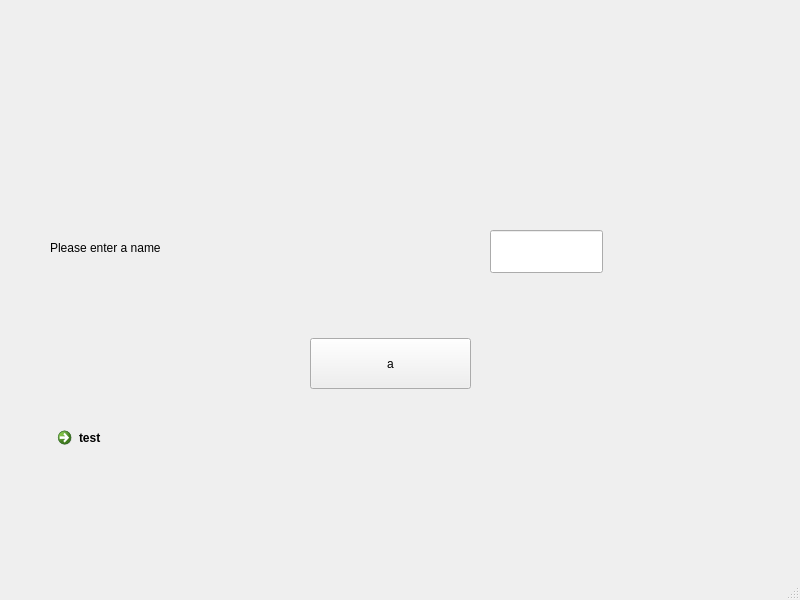
<?xml version="1.0" encoding="UTF-8"?>
<ui version="4.0">
 <class>MainWindow</class>
 <widget class="QMainWindow" name="MainWindow">
  <property name="geometry">
   <rect>
    <x>0</x>
    <y>0</y>
    <width>800</width>
    <height>600</height>
   </rect>
  </property>
  <property name="windowTitle">
   <string>ToolBox</string>
  </property>
  <widget class="QWidget" name="centralwidget">
   <widget class="QPushButton" name="checkNameBtn">
    <property name="geometry">
     <rect>
      <x>310</x>
      <y>338</y>
      <width>161</width>
      <height>51</height>
     </rect>
    </property>
    <property name="text">
     <string>a</string>
    </property>
   </widget>
   <widget class="QLineEdit" name="nameText">
    <property name="geometry">
     <rect>
      <x>490</x>
      <y>230</y>
      <width>113</width>
      <height>43</height>
     </rect>
    </property>
   </widget>
   <widget class="QLabel" name="label">
    <property name="geometry">
     <rect>
      <x>50</x>
      <y>230</y>
      <width>261</width>
      <height>35</height>
     </rect>
    </property>
    <property name="text">
     <string>Please enter a name</string>
    </property>
   </widget>
   <widget class="QLabel" name="nameLabel">
    <property name="geometry">
     <rect>
      <x>260</x>
      <y>290</y>
      <width>261</width>
      <height>35</height>
     </rect>
    </property>
    <property name="text">
     <string/>
    </property>
   </widget>
   <widget class="QCommandLinkButton" name="commandLinkButton">
    <property name="geometry">
     <rect>
      <x>50</x>
      <y>420</y>
      <width>316</width>
      <height>49</height>
     </rect>
    </property>
    <property name="text">
     <string>test</string>
    </property>
   </widget>
  </widget>
  <widget class="QStatusBar" name="statusbar"/>
 </widget>
 <resources/>
 <connections/>
</ui>
